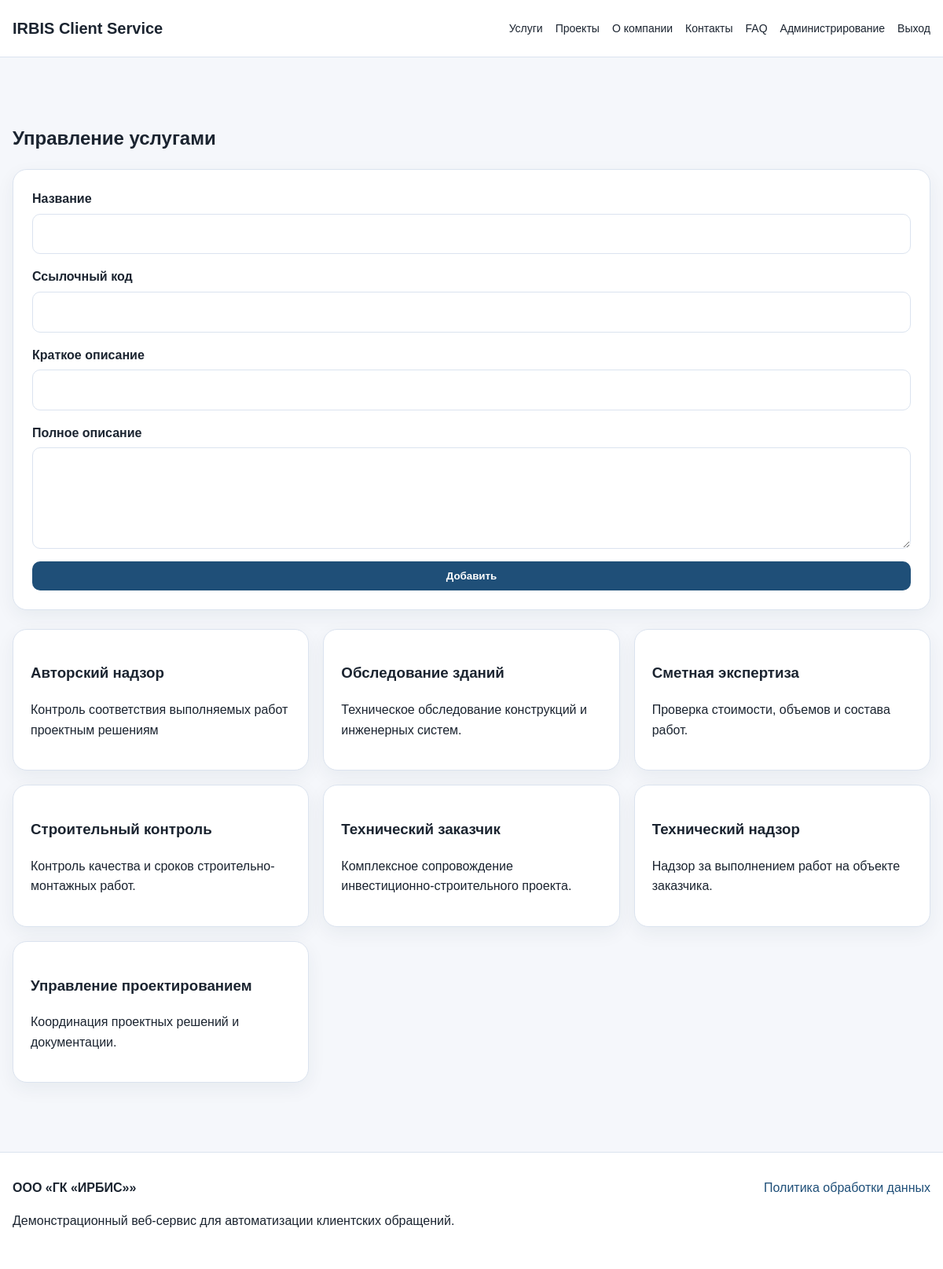
Page /admin/services (signed in) on the committed database.
### app/domain/service.py (models this page shows)
class Service(db.Model):
    __tablename__ = "services"
    id = db.Column(db.Integer, primary_key=True)
    title = db.Column(db.String(180), nullable=False)
    slug = db.Column(db.String(120), unique=True, nullable=False, index=True)
    short_description = db.Column(db.String(300), nullable=False)
    full_description = db.Column(db.Text, nullable=False)
    is_active = db.Column(db.Boolean, default=True)
    created_at = db.Column(db.DateTime, default=datetime.utcnow)
    requests = db.relationship("ClientRequest", back_populates="service")

### app/routes/admin.py (the view, shortened to what this page needs)
@admin_bp.route("/services", methods=["GET", "POST"])
@roles_required("admin")
def services():
    services_list = Service.query.order_by(Service.title.asc()).all()
    return render_template("admin_services.html", services=services_list)

### app/__init__.py (called while the page is built)
@login_manager.user_loader
def load_user(user_id):
    return User.query.get(int(user_id))

### app/domain/user.py (called while the page is built)
    @property
    def is_active(self):
        return self.is_active_user

### app/utils/access_control.py (called while the page is built)
def roles_required(*roles):
    def decorator(view_function):
        @wraps(view_function)
        @login_required
        def wrapped_view(*args, **kwargs):
            if current_user.role not in roles:
                abort(403)
            return view_function(*args, **kwargs)
        return wrapped_view
    return decorator

### templates/admin_services.html (shortened to what this page needs)
{% extends "base.html" %}
{% block content %}
<section class="container section">
    <h1>Управление услугами</h1>
    <form method="post" class="form-card">
        <label>Название<input name="title"></label>
        <label>Ссылочный код<input name="slug"></label>
        <label>Краткое описание<input name="short_description"></label>
        <label>Полное описание<textarea name="full_description" rows="4"></textarea></label>
        <button class="button">Добавить</button>
    </form>
    <div class="cards-grid">{% for service in services %}<article class="card"><h3>{{ service.title }}</h3><p>{{ service.short_description }}</p></article>{% endfor %}</div>
</section>
{% endblock %}

### static/css/main.css (style rules this page uses)
:root { --bg: #f5f7fb; --surface: #ffffff; --text: #1b2430; --muted: #64748b; --line: #dbe3ef; --primary: #1f4f78; --primary-dark: #173d5d; --accent: #d69c2f; --success: #0f766e; --warning: #b45309; --danger: #b91c1c; }
* { box-sizing: border-box; }
body { margin: 0; font-family: Arial, sans-serif; background: var(--bg); color: var(--text); line-height: 1.6; }
.container { width: min(1180px, calc(100% - 32px)); margin: 0 auto; }
.nav-button, .button { display: inline-flex; align-items: center; justify-content: center; background: var(--primary); color: white !important; border: 0; border-radius: 10px; padding: 11px 18px; font-weight: 700; cursor: pointer; }
.hero-card, .card, .panel, .form-card, .table-card, .stat-card { background: var(--surface); border: 1px solid var(--line); border-radius: 18px; box-shadow: 0 8px 24px rgba(15, 45, 70, 0.06); }
.section { padding: 48px 0; }
.cards-grid { display: grid; grid-template-columns: repeat(3, 1fr); gap: 18px; margin-top: 24px; }
.card { padding: 22px; }
.form-card { padding: 24px; display: grid; gap: 16px; }
label { display: grid; gap: 6px; font-weight: 700; }
input, textarea, select { width: 100%; border: 1px solid var(--line); border-radius: 10px; padding: 12px 14px; font: inherit; background: white; }
textarea { resize: vertical; }

### rows in the picture
Service: title "Авторский надзор", short_description "Контроль соответствия выполняемых работ проектным решениям"
Service: title "Обследование зданий", short_description "Техническое обследование конструкций и инженерных систем."
Service: title "Сметная экспертиза", short_description "Проверка стоимости, объемов и состава работ."
Service: title "Строительный контроль", short_description "Контроль качества и сроков строительно-монтажных работ."
Service: title "Технический заказчик", short_description "Комплексное сопровождение инвестиционно-строительного проекта."
Service: title "Технический надзор", short_description "Надзор за выполнением работ на объекте заказчика."
Service: title "Управление проектированием", short_description "Координация проектных решений и документации."
